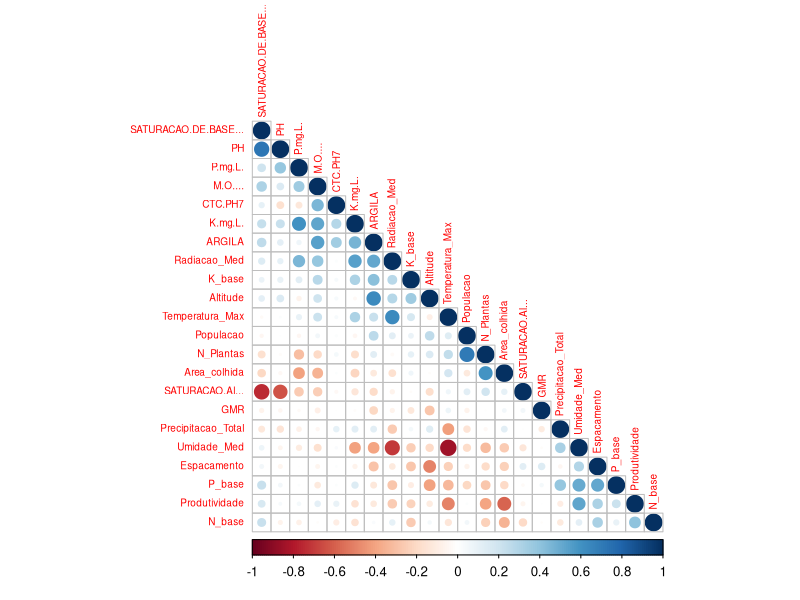
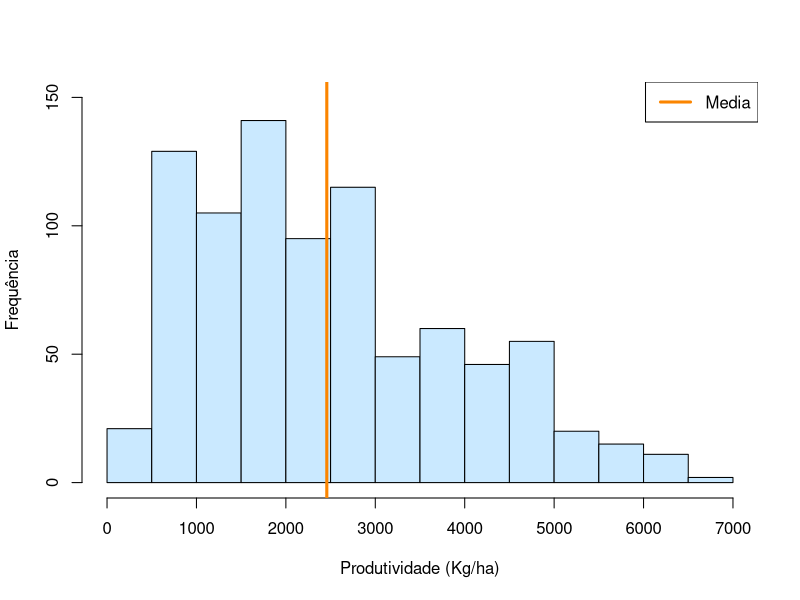
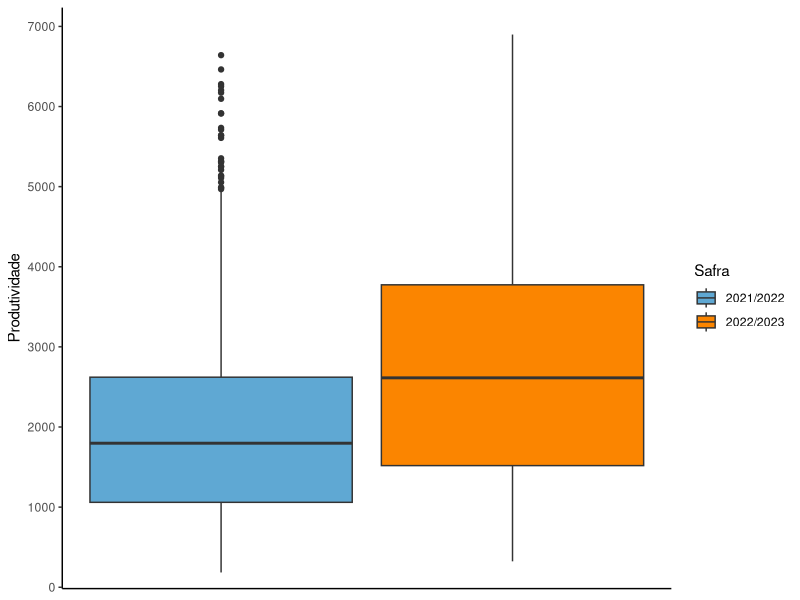
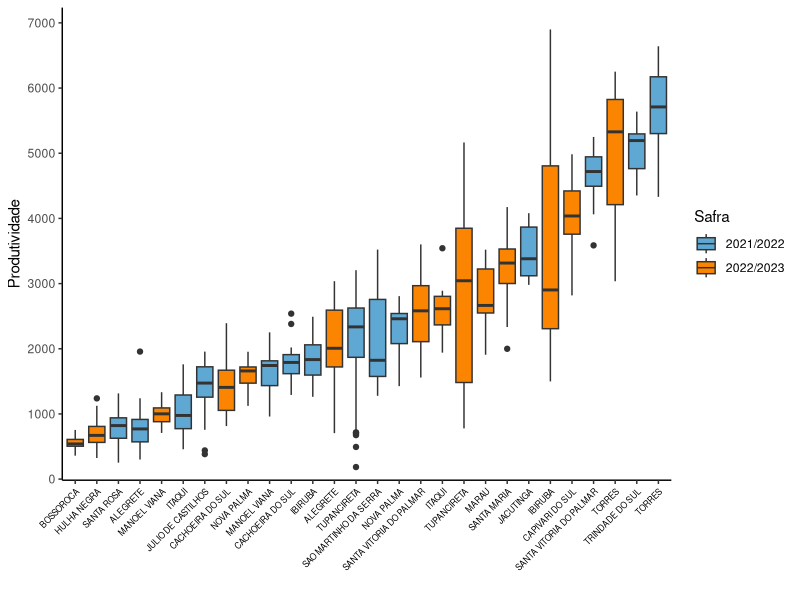

Reproduce these figures in R, in order. (Note: this script raises an error after producing the figures.)
## ---- chunk 1
knitr::opts_chunk$set(echo = FALSE)
knitr::opts_chunk$set(dpi = 200)
knitr::opts_chunk$set(warning = FALSE)
knitr::opts_chunk$set(message = FALSE)
knitr::opts_chunk$set(fig.width=6, fig.height=4, fig.align='center')
## ---- chunk 2
library(tidyverse)
library(kableExtra)
library(skimr)
library(corrplot)
library(tidytext)
## ---- chunk 3
dados_ml <- read.csv2("dados_ml.csv") 
dados <- dados_ml
## ---- chunk 4
set.seed(1248)
dados_t <- dados[sample(nrow(dados)), c("Safra", "COD_PROD", "Local", "Terras", "Ambiente", "Cultivar", "Cultura_Ant")]

rownames(dados_t) <- NULL

knitr::kable(head(dados_t, 10), caption = "Exemplo das variáveis qualitativa", label = "dados") |>
  kableExtra::kable_styling(font_size = 10, full_width = FALSE)
## ---- chunk 5
a <- skim(dados) |>
  dplyr::select(-complete_rate, -numeric.hist)

chara <- a |> 
  filter(skim_type == "character") |> 
  select(skim_variable, n_missing, character.n_unique) |> 
  rename(variaveis = skim_variable, n_faltantes = n_missing, n_categorias = character.n_unique)

knitr::kable(chara, caption = "Tabela das variáveis qualitativas", label = "quali") |>
  kableExtra::kable_styling(font_size = 10, full_width = FALSE)
## ---- chunk 6
nume <- a |> 
  filter(skim_type == "numeric") |> 
  select(skim_variable, numeric.mean, numeric.sd, numeric.p0, numeric.p25,
         numeric.p50, numeric.p75, numeric.p100) |> 
  rename(variaveis = skim_variable, media = numeric.mean, dp= numeric.sd,
         min = numeric.p0, quartil_25 = numeric.p25, mediana = numeric.p50, 
         quartil_75 = numeric.p75, max = numeric.p100) |> 
  mutate(round(across(!variaveis), 2)) 

knitr::kable(nume, caption = "Tabela das variáveis quantitativas", label = "quanti") |>
  kableExtra::kable_styling(font_size = 10, full_width = FALSE)
## ---- chunk 7
dados <- na.omit(dados)

numeric_data <- dados %>% 
  select_if(is.numeric)

corr_matrix <- cor(numeric_data)
## ---- chunk 8
corrplot(corr_matrix, method = "circle", type = "lower", 
         tl.cex = 0.6, order = 'AOE')
## ---- chunk 9
hist(dados$Produtividade,
     col="#cae9ff",
     border="black",
     xlab = "Produtividade (Kg/ha)", ylab = "Frequência",
     ylim = c(0, 150),
     main = "",
     nclass = 15)
abline(v = mean(dados$Produtividade), col = "#fb8500", lwd = 3)
legend(x="topright", c("Media"), 
       col = "#fb8500", lwd = 3) 
## ---- chunk 10
ggplot(dados) +
  aes(y = Produtividade, 
      fill = Safra, group = Safra) +
  geom_boxplot() +
  scale_fill_manual(values = c("#5fa8d3", "#fb8500"))+
  scale_y_continuous(expand = expansion(mult = c(0.03,0.05)),
                     breaks = c(0, 1000, 2000, 3000, 4000, 
                                5000, 6000, 7000)) +
  theme_classic() +
  theme(axis.text.x = element_blank(),
        axis.ticks.x = element_blank())
## ---- chunk 11
dados <- dados %>%
  mutate(Local_Safra = reorder_within(Local, Produtividade, Safra))

ggplot(dados) +
  aes(y = Produtividade, x = Local_Safra, fill = Safra) +
  geom_boxplot() +
  scale_fill_manual(values = c("#5fa8d3", "#fb8500")) +
  scale_y_continuous(expand = expansion(mult = c(0.03, 0.05)),
                     breaks = c(0, 1000, 2000, 3000, 4000, 
                                5000, 6000, 7000)) +
  scale_x_reordered() +
  theme_classic() +
  labs(x = "") +
  theme(axis.text.x = element_text(angle = 45, size = 6,
                                   hjust = 1, vjust = 1, 
                                   color = "black"))
## ---- chunk 12
knitr::include_graphics("pca.pdf")
